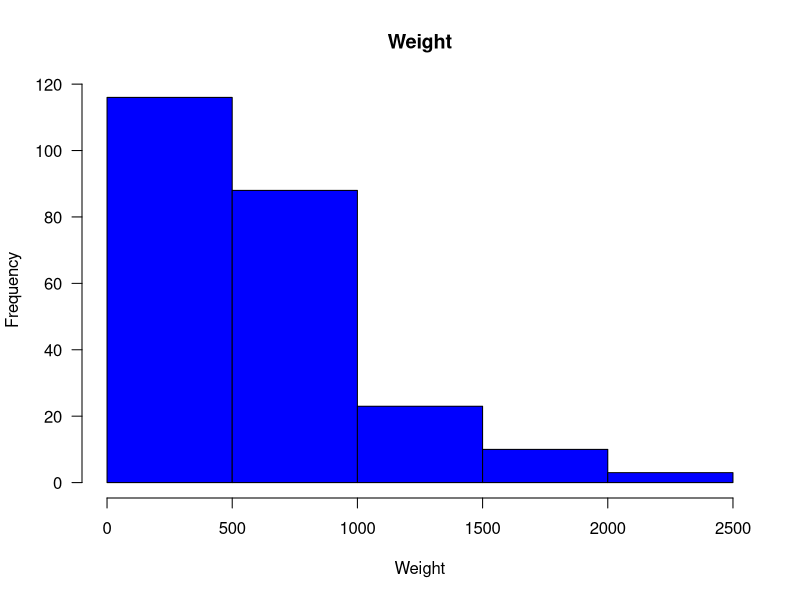
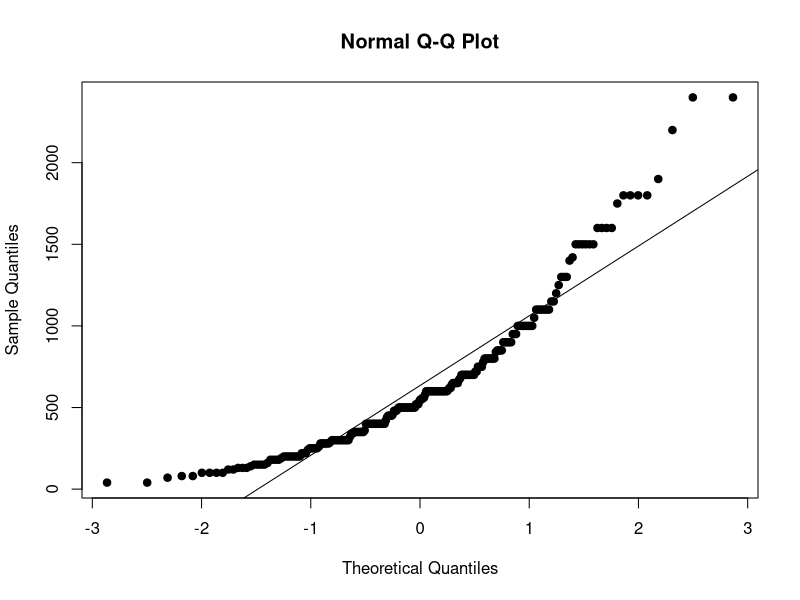

The R source for these figures, in order:
# Created on: 29/6/21

#Dataset
df <- read.table("./input/OctopusF.txt", header = TRUE)

#Calculate descriptive measures
#Average
mean(df$Weight)

#Standard deviation
sd(df$Weight)

#Create histogram
hist(df$Weight, col="blue", breaks=5, xlab="Weight", main="Weight", las=1)

#Data regulation check
nWeight<-rnorm(length(df$Weight), mean=mean(df$Weight), sd=sd(df$Weight))
qqnorm(df$Weight, pch=19);qqline(nWeight)

# Testing if the data are nornally distributed
shapiro.test(df$Weight)

#Confidence interval
t.test(df$Weight)